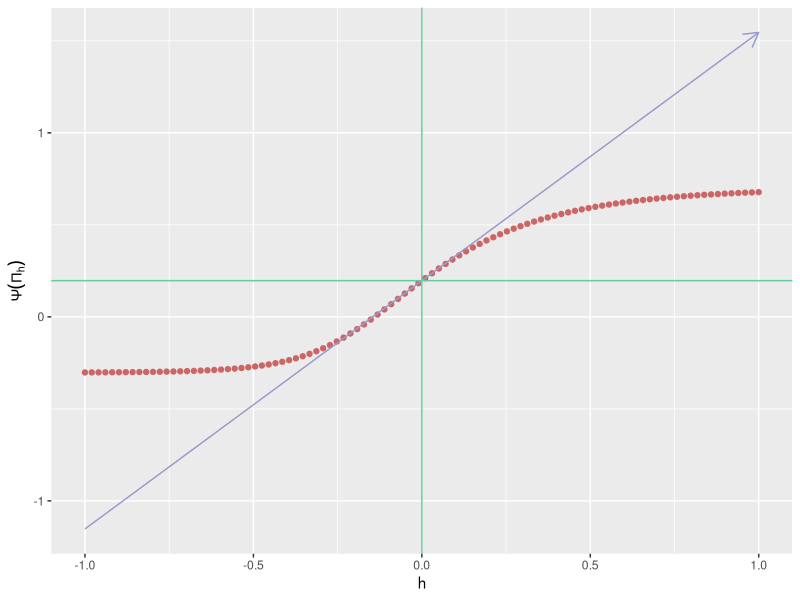
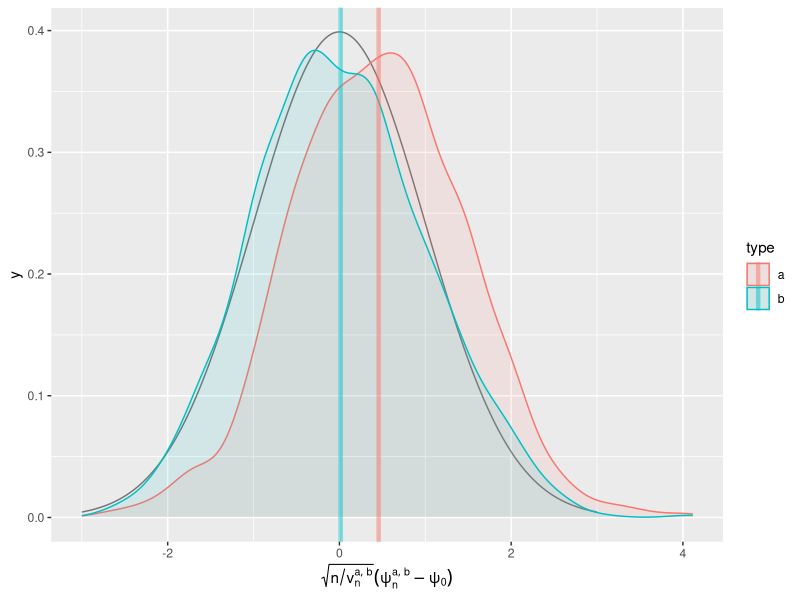
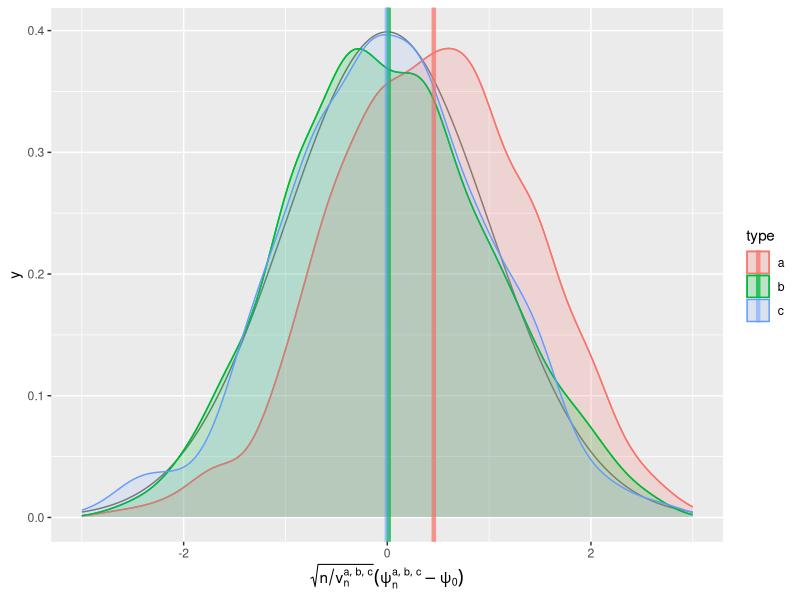
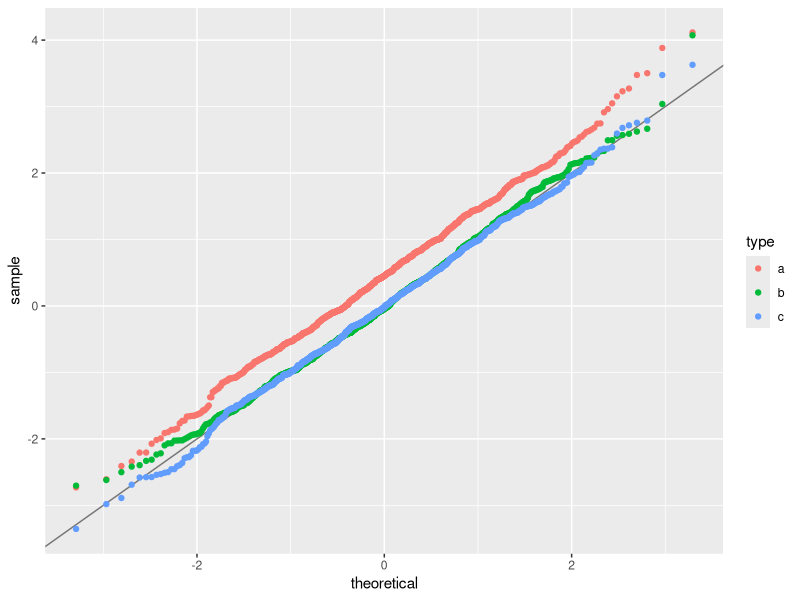

Generate these figures, in order, with R: (Note: a time limit stopped this script after it produced the figures.)
## ----setup, echo = FALSE-------------------------------------------------
knitr::opts_chunk$set(
  fig.height = 4, 
  fig.path = 'img/',
  fig.width = 12,
  message = FALSE,
  size = "tiny",
  warning = FALSE,
  warnings = FALSE
)

## ----visible-setup-------------------------------------------------------
set.seed(54321) ## because reproducibility matters...
suppressMessages(library(R.utils)) ## make sure it is installed
suppressMessages(library(tidyverse)) ## make sure it is installed
suppressMessages(library(ggplot2)) ## make sure it is installed
expit <- plogis
logit <- qlogis

## ----simulation----------------------------------------------------------
draw_from_experiment <- function(n, full = FALSE) {
  ## preliminary
  n <- Arguments$getInteger(n, c(1, Inf))
  full <- Arguments$getLogical(full)
  ## ## 'Gbar' and 'Qbar' factors
  Gbar <- function(W) {
    expit(-0.2 + 3 * sqrt(W) - 1.5 * W)
  }
  Qbar <- function(AW) {
    A <- AW[, 1]
    W <- AW[, 2]
    A * cos((1 + W) * pi / 5) + (1 - A) * sin((1 + W^2) * pi / 4)
  }
  ## sampling
  ## ## context
  W <- runif(n)
  ## ## counterfactual rewards
  zeroW <- cbind(A = 0, W)
  oneW <- cbind(A = 1, W)
  Qbar.zeroW <- Qbar(zeroW)
  Qbar.oneW <- Qbar(oneW)
  Yzero <- rbeta(n, shape1 = 1, shape2 = (1 - Qbar.zeroW) / Qbar.zeroW)
  Yone <- rbeta(n, shape1 = 1, shape2 = (1 - Qbar.oneW) / Qbar.oneW)
  ## ## action undertaken
  A <- rbinom(n, size = 1, prob = Gbar(W))
  ## ## actual reward
  Y <- A * Yone + (1 - A) * Yzero
  ## ## observation
  if (full) {
    obs <- cbind(W = W, Yzero = Yzero, Yone = Yone, A = A, Y = Y)
  } else {
    obs <- cbind(W = W, A = A, Y = Y)
  }
  attr(obs, "Gbar") <- Gbar
  attr(obs, "Qbar") <- Qbar
  attr(obs, "QW") <- dunif
  ##
  return(obs)
}

## ----draw-five-obs-------------------------------------------------------
(five_obs <- draw_from_experiment(5))

## ----DAG-----------------------------------------------------------------
## plot the causal diagram

## ----approx-psi-zero-a---------------------------------------------------
B <- 1e6 ## Antoine: 1e6 eventually
full_obs <- draw_from_experiment(B, full = TRUE)
(psi_hat <- mean(full_obs[, "Yone"] - full_obs[, "Yzero"]))

## ----approx-psi-zero-b---------------------------------------------------
sd_hat <- sd(full_obs[, "Yone"] - full_obs[, "Yzero"])
alpha <- 0.05
(psi_CI <- psi_hat + c(-1, 1) * qnorm(1 - alpha / 2) * sd_hat / sqrt(B))

## ----another-simulation--------------------------------------------------
draw_from_another_experiment <- function(n, h = 0) {
  ## preliminary
  n <- Arguments$getInteger(n, c(1, Inf))
  h <- Arguments$getNumeric(h)
  ## ## 'Gbar' and 'Qbar' factors
  Gbar <- function(W) {
    sin((1 + W) * pi / 6)
  }
  Qbar <- function(AW, hh = h) {
    A <- AW[, 1]
    W <- AW[, 2]
    expit( logit( A *  W + (1 - A) * W^2 ) +
           hh * 10 * sqrt(W) * A )
  }
  ## sampling
  ## ## context
  W <- runif(n, min = 1/10, max = 9/10)
  ## ## action undertaken
  A <- rbinom(n, size = 1, prob = Gbar(W))
  ## ## reward
  shape1 <- 4
  QAW <- Qbar(cbind(A, W))
  Y <- rbeta(n, shape1 = shape1, shape2 = shape1 * (1 - QAW) / QAW)
  ## ## observation
  obs <- cbind(W = W, A = A, Y = Y)
  attr(obs, "Gbar") <- Gbar
  attr(obs, "Qbar") <- Qbar
  attr(obs, "QW") <- function(x){dunif(x, min = 1/10, max = 9/10)}
  attr(obs, "shape1") <- shape1
  ##
  return(obs)
}

## ----approx-psi-one------------------------------------------------------
five_obs_from_another_experiment <- draw_from_another_experiment(5)
integrand <- function(w) {
  Qbar <- attr(five_obs_from_another_experiment, "Qbar")
  QW <- attr(five_obs_from_another_experiment, "QW")
  ( Qbar(cbind(1, w)) - Qbar(cbind(0, w)) ) * QW(w)
}
(psi_Pi_zero <- integrate(integrand, lower = 0, upper = 1)$val)

## ----psi-approx-psi-one,  fig.cap =  "Evolution of statistical parameter $\\Psi$ along fluctuation $\\{\\Pi_{h} : h \\in H\\}$."----
approx <- seq(-1, 1, length.out = 1e2)
psi_Pi_h <- sapply(approx, function(t) {
  obs_from_another_experiment <- draw_from_another_experiment(1, h = t)
  integrand <- function(w) {
    Qbar <- attr(obs_from_another_experiment, "Qbar")
    QW <- attr(obs_from_another_experiment, "QW")
    ( Qbar(cbind(1, w)) - Qbar(cbind(0, w)) ) * QW(w)
  }
  integrate(integrand, lower = 0, upper = 1)$val  
})
slope_approx <- (psi_Pi_h - psi_Pi_zero) / approx
slope_approx <- slope_approx[min(which(approx > 0))]
ggplot() +
  geom_point(data = data.frame(x = approx, y = psi_Pi_h), aes(x, y),
             color = "#CC6666") +
  geom_segment(aes(x = -1, y = psi_Pi_zero - slope_approx,
                   xend = 1, yend = psi_Pi_zero + slope_approx),
               arrow = arrow(length = unit(0.03, "npc")),
               color = "#9999CC") +
  geom_vline(xintercept = 0, color = "#66CC99") +
  geom_hline(yintercept = psi_Pi_zero, color = "#66CC99") +
  labs(x = "h", y = expression(Psi(Pi[h]))) 

## ----eic-----------------------------------------------------------------
eic <- function(obs, psi) {
  Qbar <- attr(obs, "Qbar")
  Gbar <- attr(obs, "Gbar")
  QAW <- Qbar(obs[, c("A", "W")])
  gW <- Gbar(obs[, "W"])
  lgAW <- obs[, "A"] * gW + (1 - obs[, "A"]) * (1 - gW)
  ( Qbar(cbind(1, obs[, "W"])) - Qbar(cbind(0, obs[, "W"])) - psi ) +
    (2 * obs[, "A"] - 1) / lgAW * (obs[, "Y"] - QAW)
}

(eic(five_obs, psi = psi_hat))
(eic(five_obs_from_another_experiment, psi = psi_Pi_zero))

## ----cramer-rao----------------------------------------------------------
obs <- draw_from_experiment(B)
(cramer_rao_hat <- var(eic(obs, psi = psi_hat)))

## ----cramer-rao-another-experiment---------------------------------------
obs_from_another_experiment <- draw_from_another_experiment(B)
(cramer_rao_Pi_zero_hat <- var(eic(obs_from_another_experiment, psi = 59/300)))
(ratio <- sqrt(cramer_rao_Pi_zero_hat/cramer_rao_hat))

## ----recover-slope-------------------------------------------------------
sigma0_draw_from_another_experiment <- function(obs) { 
  ## preliminary
  Qbar <- attr(obs, "Qbar")
  QAW <- Qbar(obs[, c("A", "W")])
  shape1 <- Arguments$getInteger(attr(obs, "shape1"), c(1, Inf))
  ## computations
  betaAW <- shape1 * (1 - QAW) / QAW
  out <- log(1 - obs[, "Y"])
  for (int in 1:shape1) {
    out <- out + 1/(int - 1 + betaAW)
  }
  out <- - out * shape1 * (1 - QAW) / QAW * 10 * sqrt(obs[, "W"]) * obs[, "A"]
  ## no need to center given how we will use it
  return(out)
}

vars <- eic(obs_from_another_experiment, psi = 59/300) *
  sigma0_draw_from_another_experiment(obs_from_another_experiment)
sd_hat <- sd(vars)
(slope_hat <- mean(vars))
(slope_CI <- slope_hat + c(-1, 1) * qnorm(1 - alpha / 2) * sd_hat / sqrt(B))

## ----known-Gbar-one-a----------------------------------------------------
Gbar <- attr(obs, "Gbar")

iter <- 1e3

## ----known-Gbar-one-b, fig.cap = "Kernel density estimators of the law of two estimators of $\\psi_{0}$ (recentered and renormalized), one of them misconceived (a), the other assuming that $\\Gbar_{0}$ is known (b). Built based on `iter` independent realizations of each estimator."----
psi_hat_ab <- obs %>% as_tibble() %>% mutate(id = 1:nrow(obs) %% iter) %>%
  mutate(lgAW = A * Gbar(W) + (1 - A) * (1 - Gbar(W))) %>% group_by(id) %>%
  summarize(est_a = mean(Y[A==1]) - mean(Y[A==0]),
            est_b = mean(Y * (2 * A - 1) / lgAW),
            std_b = sd(Y * (2 * A - 1) / lgAW) / sqrt(n()),
            clt_b = (est_b - psi_hat) / std_b)
std_a <- sd(psi_hat_ab$est_a)
psi_hat_ab <- psi_hat_ab %>%
  mutate(std_a = std_a,
         clt_a = (est_a - psi_hat) / std_a) %>% 
  gather(key, value, -id) %>%
  extract(key, c("what", "type"), "([^_]+)_([ab])") %>%
  spread(what, value)

(bias_ab <- psi_hat_ab %>% group_by(type) %>% summarise(bias = mean(clt)))

fig <- ggplot() +
  geom_line(aes(x = x, y = y), 
            data = tibble(x = seq(-3, 3, length.out = 1e3),
                          y = dnorm(x)),
            linetype = 1, alpha = 0.5) +
  geom_density(aes(clt, fill = type, colour = type),
               psi_hat_ab, alpha = 0.1) +
  geom_vline(aes(xintercept = bias, colour = type),
             bias_ab, size = 1.5, alpha = 0.5)
  
fig +
  labs(x = expression(paste(sqrt(n/v[n]^{list(a, b)})*(psi[n]^{list(a, b)} - psi[0]))))

## ----unknown-Gbar-one----------------------------------------------------
estimate_G <- function(dat, working_model_G) {
  fit <- working_model_G[[1]](formula = working_model_G[[2]], data = dat)
  Ghat <- function(newdata) {
    predict(fit, newdata, type = "response")
  }
  return(Ghat)
}

predict_lGAW <- function(A, W, working_model_G, threshold = 0.05) {
  ## fit the working model
  dat <- data.frame(A = A, W = W)
  Ghat <- estimate_G(dat, working_model_G)
  ## make predictions based on the fit
  Ghat_W <- Ghat(dat)
  A <- dat[, "A"]
  lGAW <- A * Ghat_W + (1 - A) * (1 - Ghat_W)
  pmin(1 - threshold, pmax(lGAW, threshold))
}

## ----unknown-Gbar-two----------------------------------------------------
working_model_G <- list(
  model = function(...) {glm(family = binomial(), ...)},
  formula = as.formula(
    paste("A ~",
          paste("I(W^", seq(1/2, 2, by = 1/2), sep = "", collapse = ") + "),
          ")")
  ))
working_model_G$formula

## ----unknown-Gbar-two-bis------------------------------------------------
psi_hat_c <- obs %>% as_tibble() %>% mutate(id = 1:nrow(obs) %% iter) %>%
  group_by(id) %>%
  mutate(lgAW = predict_lGAW(A, W, working_model_G)) %>%
  summarize(est = mean(Y * (2 * A - 1) / lgAW),
            try = sd(Y * (2 * A - 1) / lgAW) / sqrt(n()))
std_c <- sd(psi_hat_c$est)
psi_hat_abc <- psi_hat_c %>%
  mutate(std = std_c,
         try = try,
         clt = (est - psi_hat) / std,
         type = "c") %>%
  full_join(psi_hat_ab)

(bias_abc <- psi_hat_abc %>% group_by(type) %>% summarise(bias = mean(clt)))

## ----unknown-Gbar-three, fig.cap = "Kernel density estimators of the law of three estimators of $\\psi_{0}$  (recentered and renormalized), one of them misconceived (a), one assuming that $\\Gbar_{0}$ is known (b) and one that hinges on the estimation of $\\Gbar_{0}$ (c). The present figure includes Figure \\@ref(fig:known-Gbar-one-b) (but the colors differ). Built based on `iter` independent realizations of each estimator."----
fig +
  geom_density(aes(clt, fill = type, colour = type), psi_hat_abc, alpha = 0.1) +
  geom_vline(aes(xintercept = bias, colour = type),
             bias_abc, size = 1.5, alpha = 0.5) +
  xlim(-3, 3) + 
  labs(x = expression(paste(sqrt(n/v[n]^{list(a, b, c)})*
                            (psi[n]^{list(a, b, c)} - psi[0]))))

## ----unknown-Gbar-four, fig.cap  = "Quantile-quantile plot of the standard normal law against the empirical laws  of three estimators of $\\psi_{0}$, one of them misconceived (a), one assuming that $\\Gbar_{0}$ is known (b) and one that hinges on the estimation of $\\Gbar_{0}$ (c). Built based on `iter` independent realizations of each estimator."----
ggplot(psi_hat_abc, aes(sample = clt, fill = type, colour = type)) +
  geom_abline(intercept = 0, slope = 1, alpha = 0.5) +
  geom_qq(alpha = 1)

## ----exercises-one, eval = FALSE-----------------------------------------
## powers <- ## make sure '1/2' and '1' belong to 'powers', eg
##   seq(1/4, 3, by = 1/4)
## working_model_G_two <- list(
##   model = function(...) {glm(family = binomial(), ...)},
##   formula = as.formula(
##     paste("A ~",
##           paste("I(W^", powers, sep = "", collapse = ") + "),
##           ")")
##   ))

## ----exercises-two, eval = FALSE-----------------------------------------
## transform <- c("cos", "sin", "sqrt", "log", "exp")
## working_model_G_three <- list(
##   model = function(...) {glm(family = binomial(), ...)},
##   formula = as.formula(
##     paste("A ~",
##           paste("I(", transform, sep = "", collapse = "(W)) + "),
##           "(W))")
##   ))

## ----estimating-Qbar-----------------------------------------------------
NP_estimate_Q <- function(dat, method) {
  fit <- method[[1]](dat)
  Qhat <- function(newdata) {
    method[[2]](newdata, fit)
  }
  return(Qhat)
}

NP_predict_QAW <- function(Y, A, W, method, blip = FALSE) {
  ## carries out the estimation based on NP method 'method'
  dat <- data.frame(Y = Y, A = A, W = W)
  Qhat <- NP_estimate_Q(dat, method)
  ## make predictions based on the fit
  if (!blip) {
    pred <- Qhat(dat)
  } else {
    pred <- Qhat(data.frame(A = 1, W = W)) - Qhat(data.frame(A = 0, W = W))
  }
  return(pred)
}

rf <- list(
  learn = function(dat) {
    randomForest::randomForest(formula(Y ~ A * W), dat)
  },
  predict = function(newdata, fit) {
    randomForest:::predict.randomForest(fit, newdata, type = "response")
  })


psi_hat_d <- obs %>% as_tibble() %>% mutate(id = 1:nrow(obs) %% iter) %>%
  group_by(id) %>%
  mutate(blipQW = NP_predict_QAW(Y, A, W, rf, blip = TRUE)) %>%
  summarize(est = mean(blipQW))
